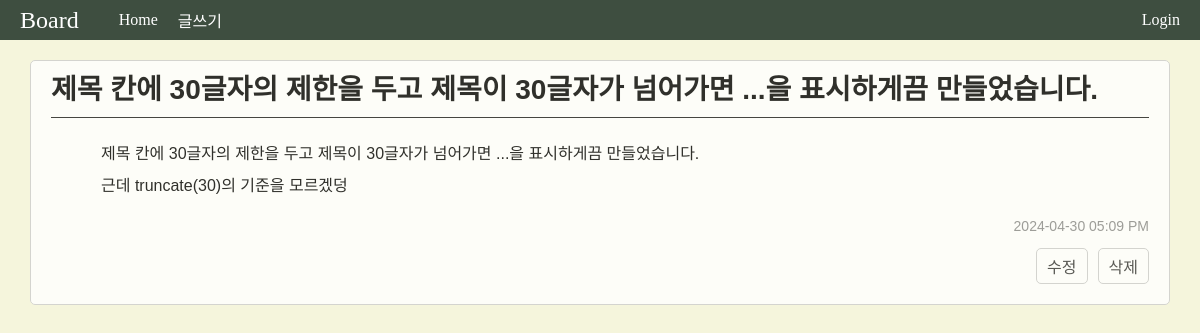
The app's page /blog/post/detail/10, older data.
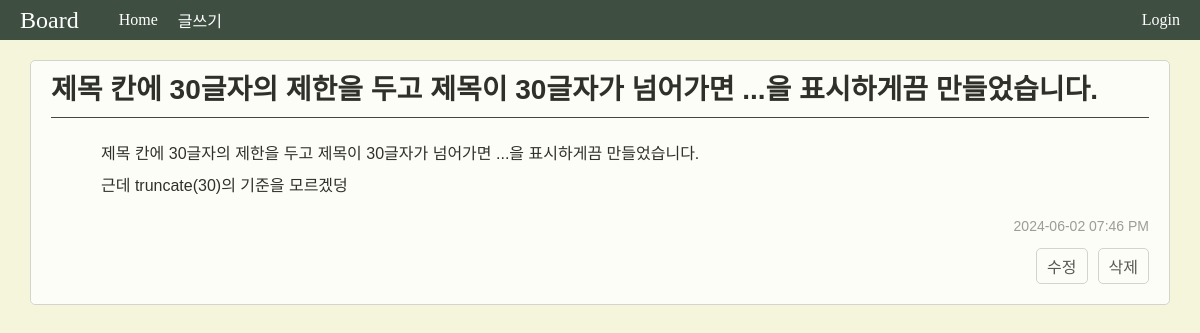
The same page, newer data.
### apps/blog/models.py (models this page shows)
class Post(db.Model):
    __tablename__ = "posts"
    id = db.Column(db.Integer, primary_key=True)
    title = db.Column(db.String, index=True)
    content = db.Column(db.String, index=True)
    created_at = db.Column(db.DateTime, default=datetime.now)
    updated_at = db.Column(db.DateTime, default=datetime.now, onupdate=datetime.now)

### apps/blog/views.py (the view)
@blog.route('/post/detail/<post_id>')
def detail(post_id):
    post = Post.query.get(post_id)
    post.content = post.content.replace('\n', '<br>')
    return render_template('blog/detail_post.html', post=post)

### apps/blog/templates/blog/detail_post.html
{% extends 'blog/layout.html' %}
{% block content %}
<link rel="stylesheet" href="{{ url_for('blog.static', filename='post.css') }}">
<div class="post">
    <div class="post-title">
        <h1>{{ post.title }}</h1>
        <hr>
    </div>
    <div class="post-content">
        <p id="post-content">
            {% autoescape false %}
            {{ post.content }}
            {% endautoescape %}
        </p>
        {% if post.updated_at == post.created_at %}
            <p class="post-date">{{ post.created_at.strftime("%Y-%m-%d %I:%M %p") }}</p>
        {% else %}
            <p class="post-date">{{ post.updated_at.strftime("%Y-%m-%d %I:%M %p") }}</p>
        {% endif %}
        <div class="post-buttons">
            <a href="{{ url_for('blog.edit_post', post_id=post.id) }}" class="edit-button">수정</a>
            <a href="{{ url_for('blog.delete_post', post_id=post.id) }}" class="delete-button"
            onclick="return confirm('게시물을 삭제하시겠습니까?')">삭제</a>
        </div>
</div>
{% endblock %}

Row changes from the older to the newer data that the page shows:
changed Post "제목 칸에 30글자의 제한을 두고 제목이 30글자가 넘어가면 ...을 표시하게끔 만들었습니다.": updated_at "2024-04-30 05:09 PM" → "2024-06-02 07:46 PM"
